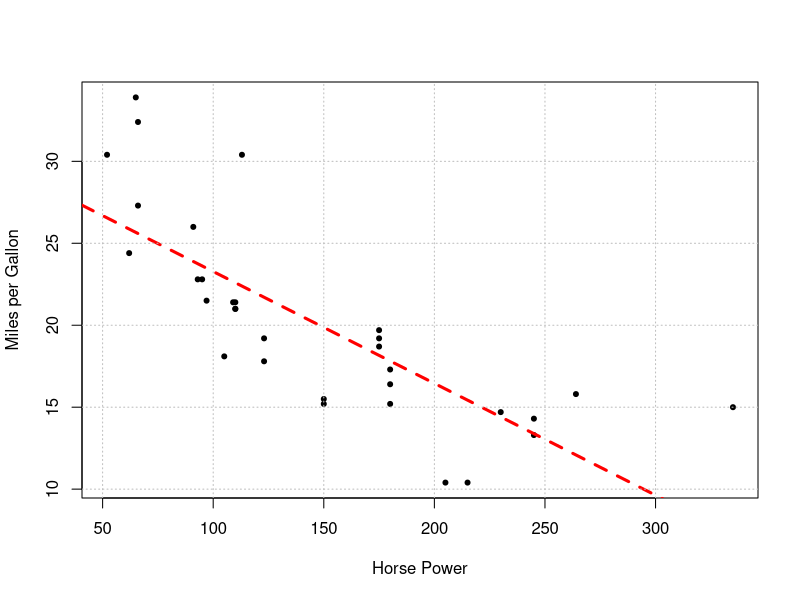

Recreate this plot in R.
attach(mtcars)
mtcars
n = nrow(mtcars)
y = mtcars[,'mpg']

predictors_nm = c("hp","wt","disp")

x = mtcars[,predictors_nm]
Int = rep(1,n)

X = as.matrix(cbind(Int,x))


## Calculate X'X

Xt_x_X = t(X)%*%X

## Calculate inverse of X'X
inv_Xt_x_X = solve(Xt_x_X)

## Calculate beta

beta_hat = inv_Xt_x_X%*%t(X)%*%y


#### Fit Linear Regression usin lm
#### mpg = b0 + b1* hp + b2* wt + b3 * disp + e

fit = lm(mpg~hp+wt+disp, data = mtcars)

cbind(coef(fit),beta_hat)

###############################


plot(mtcars$hp, mtcars$mpg,pch=20
     ,xlab = "Horse Power"
     ,ylab = "Miles per Gallon")
abline(lm(mpg~hp,data=mtcars),col="red",lwd=3,lty=2)
grid(col='grey')


####################

head(mtcars)
str(mtcars)

mtcars$cyl=as.factor(mtcars$cyl)

fit2 = lm(mpg~cyl,data=mtcars)





